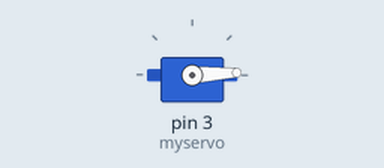
Recording of a sketch running on a simulated Arduino Uno, built with avr-gcc and run on an emulated ATmega328P. On the bench: servo.

Above: at 0.05 s.
At 0.9 s:
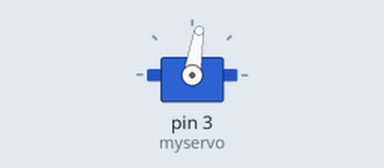
At 1.9 s:
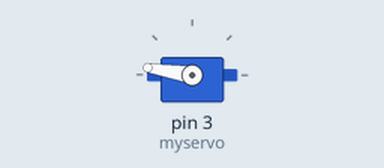
At 3.8 s:
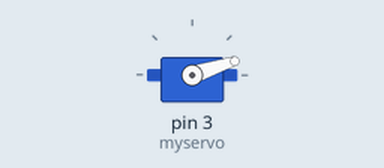
Timing chart, 0 to 5.2 s (numbered marks = the images above):
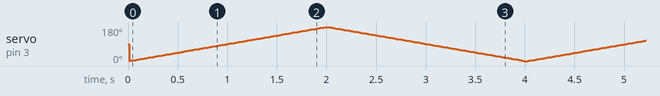

The sketch:

robocar_lesson5_servoTimers.ino
```cpp
//this piece of code will allow you to control
//a servo using timers

//first include this library
#include <Servo.h>

//now we create the servo "object" you can call it "myservo" or "leftservo"
//to be honest you can give it any name that make it unique

Servo myservo;  // create servo object to control a servo
                // a maximum of eight servo objects can be created

int pos = 0;    // global variable to store the servo position
unsigned long oldTime = 0;
bool latch = 1;//this statement can either be 1 or 0 only 2 allowed states

void setup()
{
  //instead of using pinMode() you use the servo libraries function
  //in which you put in the format servoName.attach(PWMpin#)

  myservo.attach(3);  // attaches the servo on pin 9 to the servo object
}


void loop()
{
//now you will be introduced to for loops

checkToSweepServo(10);
//for delay time try to use a small number like 20~5 milliseconds

}


//if you dont understand the following code its ok just for now know
//that function allows you send an amount of time inside the ()
//this amount time is compared to timer the arduino has running and when it reaches the timer
//it sets the next position of the servo
//why would you want this as opposed to the other function
//well this one allows it "run in the back ground" so instead of stopping the whole program
//and moving the servos from one position to another, it instead allows the loop to continue uninterrupted.

void checkToSweepServo(int delayTime)
{
  //millis() grabs the current time in milliseconds
  //and this current time is with respect to the
  //start of the arduino program, not absolute time
  //like a watch

  if(millis()-oldTime>delayTime)
  //has the amount of delay time passed?
  {
    //once the amount of time passes the position of the servo increases
    //once it maxes out at 180 we need to reset the servo position variable "pos"
    //which is why the "latch" exist I should have named it "isPosMax"
    //and once latch is true then it starts to subtract from 180.

      if(latch)
      {
        pos++;//add by one

        if(pos>180)//once above reset the latch
        {
          latch=0;
        }
      }

      else
      {
        pos--;

        if(pos<0)
        {
          latch=1;
        }
      }

  myservo.write(pos);
  //now finally write the position
  oldTime = millis();
  }


}


//and you are done! simple
//now try to make the servo move faster.
//hint: checkToSweepServo(10);
```
